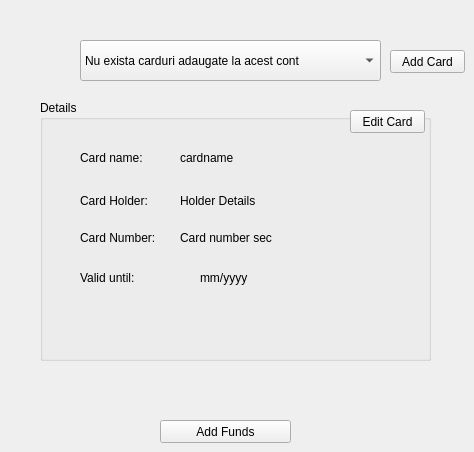
     <widget class="QWidget" name="cardsTab">
      <attribute name="title">
       <string>Carduri</string>
      </attribute>
      <widget class="QComboBox" name="cardPicker">
       <property name="geometry">
        <rect>
         <x>80</x>
         <y>40</y>
         <width>301</width>
         <height>41</height>
        </rect>
       </property>
       <item>
        <property name="text">
         <string>Nu exista carduri adaugate la acest cont</string>
        </property>
       </item>
      </widget>
      <widget class="QGroupBox" name="cardDetailsGroupBox">
       <property name="geometry">
        <rect>
         <x>40</x>
         <y>100</y>
         <width>391</width>
         <height>261</height>
        </rect>
       </property>
       <property name="title">
        <string>Details</string>
       </property>
       <widget class="QLabel" name="cardHolderLabel">
        <property name="geometry">
         <rect>
          <x>40</x>
          <y>90</y>
          <width>81</width>
          <height>21</height>
         </rect>
        </property>
        <property name="text">
         <string>Card Holder:</string>
        </property>
       </widget>
       <widget class="QLabel" name="holderDetailsLabel">
        <property name="geometry">
         <rect>
          <x>140</x>
          <y>90</y>
          <width>251</width>
          <height>21</height>
         </rect>
        </property>
        <property name="text">
         <string>Holder Details</string>
        </property>
       </widget>
       <widget class="QLabel" name="cardNumberLabel">
        <property name="geometry">
         <rect>
          <x>40</x>
          <y>130</y>
          <width>81</width>
          <height>16</height>
         </rect>
        </property>
        <property name="text">
         <string>Card Number:</string>
        </property>
       </widget>
       <widget class="QLabel" name="cardNumberDetailsLabel">
        <property name="geometry">
         <rect>
          <x>140</x>
          <y>130</y>
          <width>201</width>
          <height>16</height>
         </rect>
        </property>
        <property name="text">
         <string>Card number sec</string>
        </property>
       </widget>
       <widget class="QLabel" name="validUntilLabel">
        <property name="geometry">
         <rect>
          <x>40</x>
          <y>170</y>
          <width>61</width>
          <height>16</height>
         </rect>
        </property>
        <property name="text">
         <string>Valid until:</string>
        </property>
       </widget>
       <widget class="QLabel" name="validUntilDetailsLabel">
        <property name="geometry">
         <rect>
          <x>160</x>
          <y>170</y>
          <width>141</width>
          <height>16</height>
         </rect>
        </property>
        <property name="text">
         <string>mm/yyyy</string>
        </property>
       </widget>
       <widget class="QLabel" name="cardNameLabel">
        <property name="geometry">
         <rect>
          <x>40</x>
          <y>50</y>
          <width>71</width>
          <height>16</height>
         </rect>
        </property>
        <property name="text">
         <string>Card name:</string>
        </property>
       </widget>
       <widget class="QLabel" name="cardNameDetailsLabel">
        <property name="geometry">
         <rect>
          <x>140</x>
          <y>50</y>
          <width>211</width>
          <height>16</height>
         </rect>
        </property>
        <property name="text">
         <string>cardname</string>
        </property>
       </widget>
       <widget class="QPushButton" name="editCardPushButton">
        <property name="geometry">
         <rect>
          <x>310</x>
          <y>10</y>
          <width>75</width>
          <height>23</height>
         </rect>
        </property>
        <property name="text">
         <string>Edit Card</string>
        </property>
       </widget>
      </widget>
      <widget class="QPushButton" name="addCardPushButton">
       <property name="geometry">
        <rect>
         <x>390</x>
         <y>50</y>
         <width>75</width>
         <height>23</height>
        </rect>
       </property>
       <property name="text">
        <string>Add Card</string>
       </property>
      </widget>
      <widget class="QPushButton" name="addFundsPushButton">
       <property name="geometry">
        <rect>
         <x>160</x>
         <y>420</y>
         <width>131</width>
         <height>23</height>
        </rect>
       </property>
       <property name="text">
        <string>Add Funds</string>
       </property>
      </widget>
     </widget>
